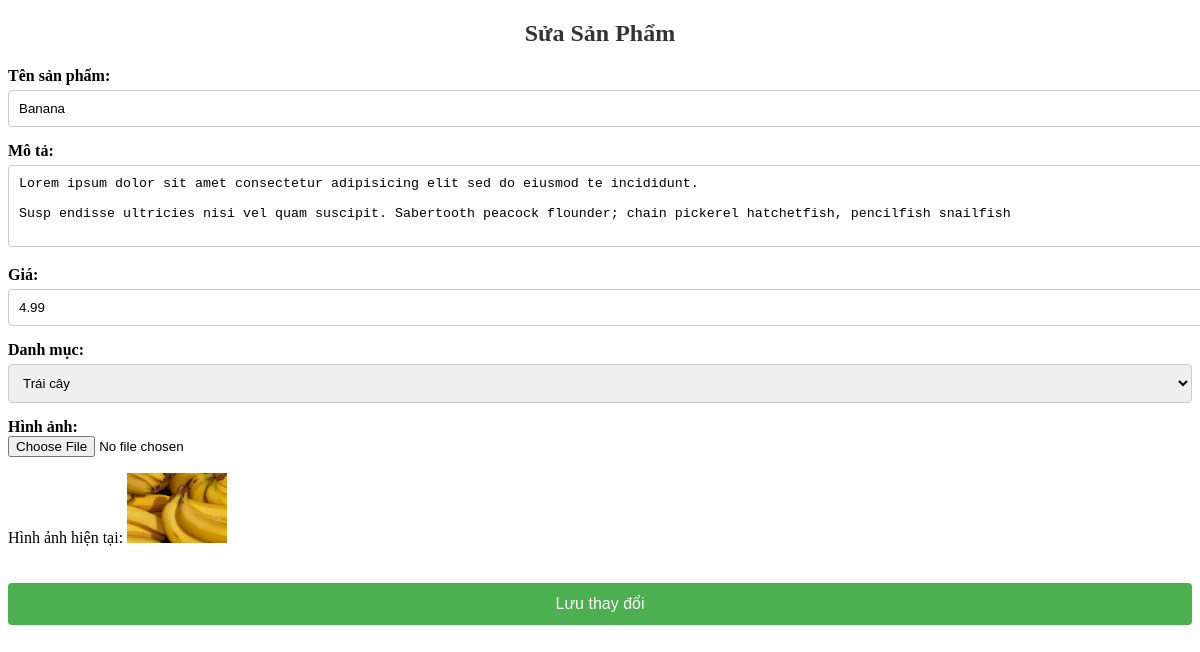
The page /products/1/update/ (signed in) on the database its author committed.
### app/models.py (models this page shows, shortened)
class Product(models.Model):
    CATEGORY_CHOICES = [
        ('vegetable', 'Vegetable'),
        ('fruit', 'Fruit'),
    ]
    name = models.CharField(max_length=255, null=True)
    price = models.FloatField()
    category = models.CharField(max_length=100, choices=CATEGORY_CHOICES)  # Thêm lựa chọn cho category
    description = models.TextField(default="No description")  # Thêm default để tránh lỗi migrate
    image = models.ImageField(null=True, blank=True)

### admin_page/views.py (the view, shortened to what this page needs)
# urls.py: path('products/<int:id>/update/', views.update_product, name='update_product'),
@login_required(login_url='loginregister')
def update_product(request, id):
    product = get_object_or_404(Product, id=id)
    return render(request, 'admin/products/update.html', {'product': product})

### admin_page/templates/admin/products/update.html (shortened to what this page needs)
<!DOCTYPE html>
<html lang="vi">
<head>
</head>
<body>
<div class="form-container">
    <h2>Sửa Sản Phẩm</h2>
    <form action="{% url 'update_product' product.id %}" method="POST" enctype="multipart/form-data">
        <label for="name">Tên sản phẩm:</label>
        <input type="text" id="name" name="name" value="{{ product.name }}" required>
        <label for="description">Mô tả:</label>
        <textarea id="description" name="description" rows="4" required>{{ product.description }}</textarea>
        <label for="price">Giá:</label>
        <input type="number" id="price" name="price" step="0.01" value="{{ product.price }}" required>
        <label for="category">Danh mục:</label>
        <select id="category" name="category" required>
            <option value="fruit" {% if product.category == 'fruit' %}selected{% endif %}>Trái cây</option>
        </select>
        <label for="image">Hình ảnh:</label>
        <input type="file" id="image" name="image" accept="image/*">
        <p>Hình ảnh hiện tại: <img src="{{ product.image.url }}" alt="Product Image" style="max-width: 100px;"></p>
        <button type="submit">Lưu thay đổi</button>
    </form>
</div>
</body>
</html>

### admin_page/templates/admin/products/update.html (style rules this page uses)
h2 { text-align: center; color: #333; }
label { display: block; margin-top: 15px; font-weight: bold; }
input[type="text"], input[type="number"], select, textarea { width: 100%; padding: 10px; margin-top: 5px; border-radius: 4px; border: 1px solid #ccc; }
button { margin-top: 20px; padding: 12px 20px; background: #4CAF50; color: white; border: none; width: 100%; border-radius: 4px; font-size: 16px; cursor: pointer; }

### rows shown on the page
Product: name "Banana", description "Lorem ipsum dolor sit amet consectetur adipisicing elit sed do eiusmod te incididunt. Susp endisse ultricies nisi vel quam suscipit. Sabertooth peacock flounder; chain pickerel hatchetfish, pencilfish snailfish", price "4.99", category "Trái cây", image (picture)
